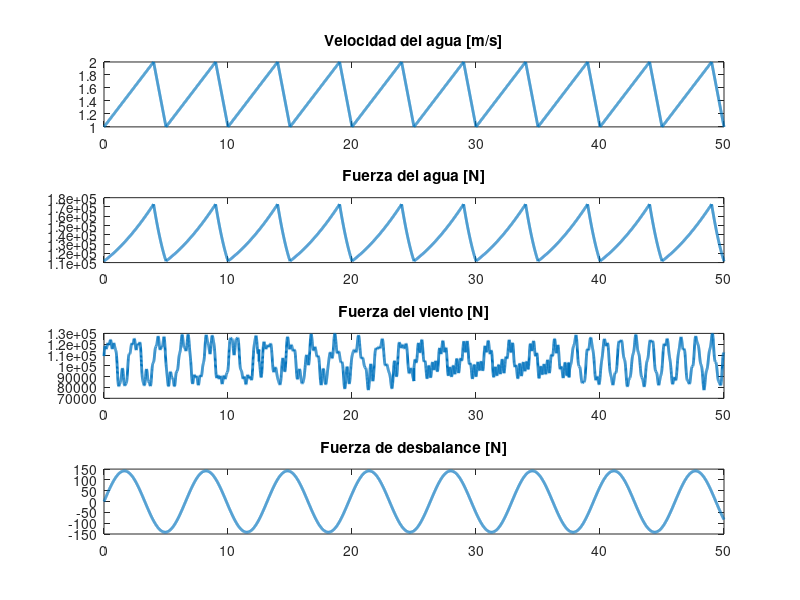
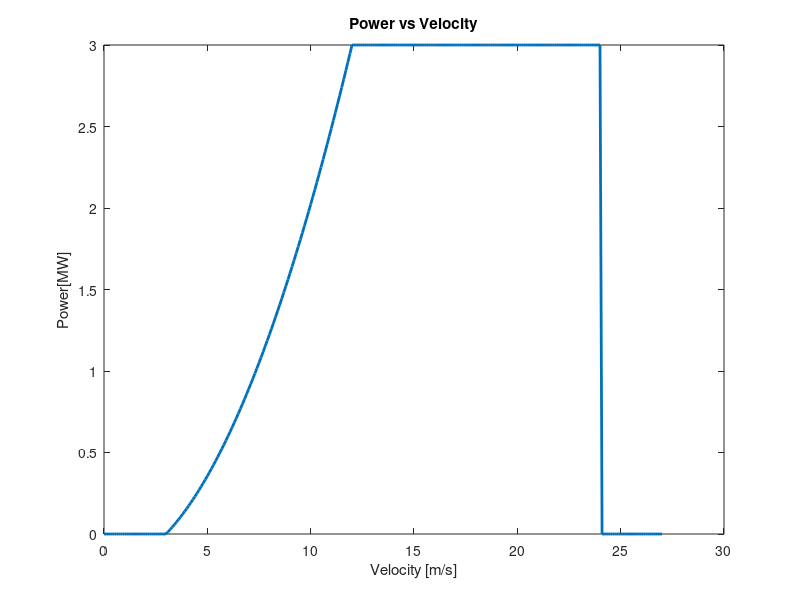
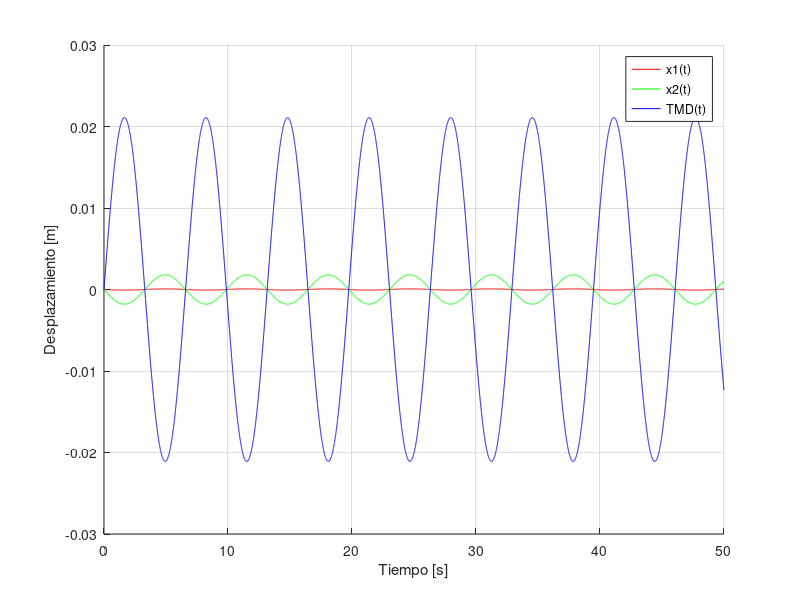
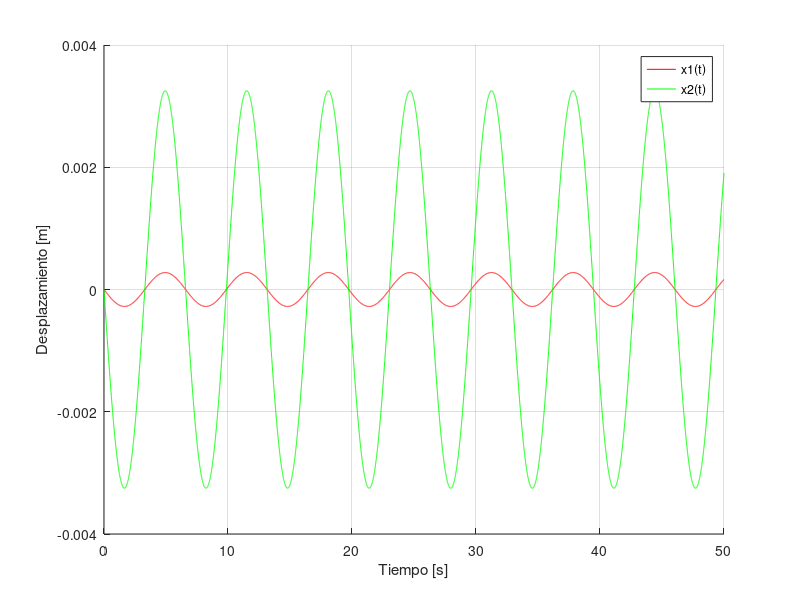

MATLAB code for these plots, in order: (Note: this script raises an error after producing the figures.)
function main_12AM;clc;close all; g = true; % graph flag

    if g; vel_power() ; end %#ok<UNRCH>

    
    dt = 0.005; % time step
    t=0:dt:50; % time vector
    

    %% DEFINO LA VELOCIDAD Y LA CARGA DEL AGUA
    FW=agua(t,g);
    
    %% DEFINO LA VELOCIDAD DEL VIENTO Y PARAMETROS DEL VIENTO
    V_viento=7.64;  %%ingresar valores m/s
    Fv = viento(t,V_viento,g);
   
    %% DEFINO PARAMETROS Y FUERZA DE DESBALANCE

    Fd = desbalance(t,V_viento,g);


    %% SOLUCIÓN DE LA ECUACIÓN DIFERENCIAL
    
    %% EJE Y CON TMD FORZADO
    [M_yc, K_yc, wn_yc, wd_yc, zitta_yc, x0_yc, dx0_yc, V_yc] = eje_ind_tmd_forzadas();
    P_Yc = Fuerza_externa_y(t,x0_yc,Fd);

    y_transitoria_c = Respuesta_Transitoria( M_yc,zitta_yc,V_yc,wn_yc, x0_yc, dx0_yc, t);
    y_permanente_2c = Fact_Magnificacion_Dinam(M_yc,K_yc,wn_yc,wd_yc,P_Yc,V_yc,t);
    % y_permanente_1c = duhamel_1(M_yc,V_yc,wn_yc,t,P_Yc,wd_yc,zitta_yc,dt);

    y_res_2c = y_transitoria_c + y_permanente_2c;
    % y_res_1c = y_transitoria_c + y_permanente_1c;

    % respuesta_1eje_tmd(t,y_res_1c,"EJE Y CON TMD 1");
    respuesta_1eje_tmd(t,y_res_2c,"EJE Y CON TMD 2");

    % fprintf('y con tmd forzada 1: %f\n', y_res_1c(2,40/dt));
    % fprintf('y con tmd forzada 2: %f\n', y_res_2c(2,40/dt));


    %% EJE Y SIN TMD FORZADO
    [M_ys, K_ys, wn_ys, wd_ys, zitta_ys, x0_ys, dx0_ys, V_ys] = eje_ind_forzadas();
    P_Ys = Fuerza_externa_y(t,x0_ys,Fd);

    y_transitoria_s = Respuesta_Transitoria( M_ys,zitta_ys,V_ys,wn_ys, x0_ys, dx0_ys, t);
    y_permanente_2s = Fact_Magnificacion_Dinam(M_ys,K_ys,wn_ys,wd_ys,P_Ys,V_ys,t);
    % y_permanente_1s = duhamel_1(M_ys,V_ys,wn_ys,t,P_Ys,wd_ys,zitta_ys,dt);

    y_res_2s = y_transitoria_s + y_permanente_2s;
    % y_res_1s = y_transitoria_s + y_permanente_1s;


    % respuesta_1eje(t,y_res_1s,"EJE Y SIN TMD 1");
    respuesta_1eje(t,y_res_2s,"EJE Y SIN TMD 2");

    % fprintf('y sin tmd forzada 1: %f\n',y_res_1s(2,40/dt));
    % fprintf('y sin tmd forzada 2: %f\n',y_res_2s(2,40/dt));

    %% EJE X CON TMD FORZADO
    [M_xc, K_xc, wn_xc, wd_xc, zitta_xc, x0_xc, dx0_xc, V_xc] = eje_ind_tmd_forzadas();
    P_Xc = Fuerza_externa_x(t,x0_xc,FW,Fv);

    x_transitoria_c = Respuesta_Transitoria( M_xc,zitta_xc,V_xc,wn_xc, x0_xc, dx0_xc, t);
    x_permanente_2c = Transformada_De_Fourier(M_xc,K_xc,t,P_Xc,dt,V_xc,wn_xc,zitta_xc);
    % x_permanente_1c = duhamel_1(M_xc,V_xc,wn_xc,t,P_Xc,wd_xc,zitta_xc,dt);

    x_res_2c = x_transitoria_c + x_permanente_2c;
    % x_res_1c = x_transitoria_c + x_permanente_1c;
    
    % respuesta_1eje_tmd(t,x_res_1c,"EJE X CON TMD 1");
    respuesta_1eje_tmd(t,x_res_2c,"EJE X CON TMD 2");

    % fprintf('x con tmd forzada 1: %f\n', x_res_1c(1,40/dt));
    % fprintf('x con tmd forzada 2: %f\n', x_res_2c(1,40/dt));

    %% EJE X SIN TMD FORZADO
    [M_xs, K_xs, wn_xs, wd_xs, zitta_xs, x0_xs, dx0_xs, V_xs] = eje_ind_forzadas();
    P_Xs = Fuerza_externa_x(t,x0_xs,FW,Fv);

    x_transitoria_s = Respuesta_Transitoria( M_xs,zitta_xs,V_xs,wn_xs, x0_xs, dx0_xs, t);
    x_permanente_2s = Transformada_De_Fourier(M_xs,K_xs,t,P_Xs,dt,V_xs,wn_xs,zitta_xs);
    % x_permanente_1s = duhamel_1(M_xs,V_xs,wn_xs,t,P_Xs,wd_xs,zitta_xs,dt);

    x_res_2s = x_transitoria_s + x_permanente_2s;
    % x_res_1s = x_transitoria_s + x_permanente_1s;

    % respuesta_1eje(t,x_res_1s,"EJE X SIN TMD 1");
    respuesta_1eje(t,x_res_2s,"EJE X SIN TMD 2");

    % fprintf('x sin tmd forzada 1: %f\n', x_res_1s(1,40/dt));
    % fprintf('x sin tmd forzada 2: %f\n', x_res_2s(1,40/dt));

    %% EJE X E Y CON TMD FORZADO
    [Mc, Kc, wnc, wdc, zittac, x0c, dx0c, Vc] = TMD_6x6();
    Pc = fuerza_externa(t,x0c,FW,Fv,Fd);

    transitoria_c = Respuesta_Transitoria( Mc,zittac,Vc,wnc, x0c, dx0c, t);
    permanente_2c = Fact_Magnificacion_Dinam(Mc,Kc,wnc,wdc,Pc,Vc,t);
    % permanente_1c = duhamel_1(Mc,Vc,wnc,t,Pc,wdc,zittac,dt);

    res_2c = transitoria_c + permanente_2c;
    % res_1c = transitoria_c + permanente_1c;

    % respuesta_tmd(t,res_1c,"EJE X E Y CON TMD 1");
    respuesta_tmd(t,res_2c,"EJE X E Y CON TMD 2");

    % fprintf('x e y con tmd forzada 1: %f\n', res_1c(1,40/dt));
    % fprintf('x e y con tmd forzada 2: %f\n', res_2c(1,40/dt));

    %% EJE X E Y SIN TMD FORZADO
    [Ms, Ks, wns, wds, zittas, x0s, dx0s, Vs] = SIN_TMD_6x6();
    Ps = fuerza_externa(t,x0s,FW,Fv,Fd);

    transitoria_s = Respuesta_Transitoria( Ms,zittas,Vs,wns, x0s, dx0s, t);
    permanente_2s = Fact_Magnificacion_Dinam(Ms,Ks,wns,wds,Ps,Vs,t);
    % permanente_1s = duhamel_1(Ms,Vs,wns,t,Ps,wds,zittas,dt);

    res_2s = transitoria_s + permanente_2s;
    % res_1s = transitoria_s + permanente_1s;

    % respuesta(t,res_1s,"EJE X E Y SIN TMD 1");
    % respuesta(t,res_2s,"EJE X E Y SIN TMD 2");

    % fprintf('x e y sin tmd forzada 1: %f\n', res_1s(1,40/dt));
    % fprintf('x e y sin tmd forzada 2: %f\n', res_2s(1,40/dt));

    t1 = 2
    t2 = 18
    fprintf('Tabla de resultados:\n');
    fprintf('----------------------------------------\n');
    Amp_TMDy = amplitud(y_res_2c(2,:),t1,t2,dt);
    Amp_SIN_TMDy = amplitud(y_res_2s(2,:),t1,t2,dt);
    fprintf('Eje Y con TMD forzada 2: %f\n', Amp_TMDy);
    fprintf('Eje Y sin TMD forzada 2: %f\n', Amp_SIN_TMDy);    
    reduction_percentage = (Amp_TMDy / Amp_SIN_TMDy) * 100;
    fprintf('Porcentaje de reducción al aplicar el TMD: %.2f%%\n', reduction_percentage);
    fprintf('----------------------------------------\n');

    Amp_TMDx = amplitud((x_res_2c(2,:)),t1,t2,dt);
    Amp_SIN_TMDx = amplitud(x_res_2s(2,:),t1,t2,dt);
    fprintf('Eje X con TMD forzada 2: %f\n', Amp_TMDx);
    fprintf('Eje X sin TMD forzada 2: %f\n', Amp_SIN_TMDx);
    reduction_percentage = (Amp_TMDx / Amp_SIN_TMDx) * 100;
    fprintf('Porcentaje de reducción al aplicar el TMD: %.2f%%\n', reduction_percentage);
    fprintf('----------------------------------------\n');

    t1 = 30
    t2 = 50
    fprintf('Tabla de resultados:\n');
    fprintf('----------------------------------------\n');
    Amp_TMDy = amplitud(y_res_2c(2,:),t1,t2,dt);
    Amp_SIN_TMDy = amplitud(y_res_2s(2,:),t1,t2,dt);
    fprintf('Eje Y con TMD forzada 2: %f\n', Amp_TMDy);
    fprintf('Eje Y sin TMD forzada 2: %f\n', Amp_SIN_TMDy);    
    reduction_percentage = (Amp_TMDy / Amp_SIN_TMDy) * 100;
    fprintf('Porcentaje de reducción al aplicar el TMD: %.2f%%\n', reduction_percentage);
    fprintf('----------------------------------------\n');

    Amp_TMDx = amplitud((x_res_2c(2,:)),t1,t2,dt);
    Amp_SIN_TMDx = amplitud(x_res_2s(2,:),t1,t2,dt);
    fprintf('Eje X con TMD forzada 2: %f\n', Amp_TMDx);
    fprintf('Eje X sin TMD forzada 2: %f\n', Amp_SIN_TMDx);
    reduction_percentage = (Amp_TMDx / Amp_SIN_TMDx) * 100;
    fprintf('Porcentaje de reducción al aplicar el TMD: %.2f%%\n', reduction_percentage);
    fprintf('----------------------------------------\n');
    % % fprintf('Eje X e Y con TMD forzada 1: %f\n', res_1c(4,40/dt));
    % fprintf('Eje X e Y con TMD forzada 2: %f\n', res_2c(4,40/dt));
    % % % fprintf('Eje X e Y sin TMD forzada 1: %f\n', res_1s(4,40/dt));
    % fprintf('Eje X e Y sin TMD forzada 2: %f\n', res_2s(4,40/dt));
    % reduction_percentage_x4 = (res_2c(4,40/dt) / res_2s(4,40/dt)) * 100;
    % fprintf('Porcentaje de reducción al aplicar el TMD Viento Agua: %.2f%%\n', reduction_percentage_x4);
    % reduction_percentage_x3 = (res_2c(3,40/dt) / res_2s(3,40/dt)) * 100;
    % fprintf('Porcentaje de reducción al aplicar el TMD Desbalance: %.2f%%\n', reduction_percentage_x3);
    % fprintf('----------------------------------------\n');

    figure('Name', 'EJE x con TMD vs EJE x sin TMD');
    hold on;
    % plot(t,(x_res_2c(2,:)*0.6+(-mean(x_res_2c(2,:)*0.6)+mean(x_res_2s(2,:)))),"r");
    plot(t,x_res_2c(2,:),"r");
    plot(t,x_res_2s(2,:),"g");
    hold off;
    ylabel("Desplazamiento [m]");
    xlabel("Tiempo [s]");
    legend("CON TMD","SIN TMD");
    grid on;
    figure('Name', 'EJE Y con TMD vs EJE Y sin TMD');
    hold on;
    plot(t,y_res_2c(2,:),"r");
    plot(t,y_res_2s(2,:),"g");
    hold off;
    ylabel("Desplazamiento [m]");
    xlabel("Tiempo [s]");
    legend("CON TMD","SIN TMD");
    grid on;

end

function vel_power %#ok<DEFNU> % Power vs Velocity
    vel = 0:0.1:27; % velocity vector
    power = zeros(1, length(vel)); % power vector
    v_cin = 3;
    v_rat = 12;
    v_cou = 24;
    p_r = 3;

    q =  p_r*((vel.^2-v_cin^2)/(v_rat^2-v_cin^2));
    
    % set power values based on velocity
    power(vel <= v_cin) = 0;
    power(vel > v_cin & vel <= v_rat) = q(vel > v_cin & vel <= v_rat);
    power(vel > v_rat & vel <= v_cou) = p_r;
    power(vel > v_cou) = 0;
    
    % plot power vs velocity
    figure(2);
    plot(vel, power, 'LineWidth', 2);
    xlabel('Velocity [m/s]');
    ylabel('Power[MW]');
    % legend('Power vs Velocity');
    title('Power vs Velocity');
end

function FW=agua(t,graph) %% Función que devuelve la velocidad y la fuerza del agua en función del tiempo	
    %% DEFINO LA VELOCIDAD Y LA CARGA DEL AGUA

    Twa = 5; %% Periodo del oleaje
    VAmax = 2; %% Velocidad máxima del agua
    Cd = 0.7; %% Coeficiente de arrastre
    RoW = 1000; %% Densidad del agua
    Ainmersa = 14 * 4.176; %% Área a considerar, h sobre agua 14m y diametro 4.176m

    VAt = zeros(1, length(t)); %% Vector agua
    for i = 1:length(t)

        tmod = mod(t(i), Twa); % llevo el valor sub i de t a un valor dentro del periodo (entre 0 y Tp)
        VAt(i) = (tmod >= 0) .* (tmod <= Twa * 4 / 5) .* (((VAmax / 2) / (Twa * 4 / 5)) * tmod + VAmax / 2) + (tmod > Twa * 4 / 5) .* (tmod <= Twa) .* (-VAmax / 2 * tmod + 6);
    end


    FW = (0.5 * RoW * Cd * Ainmersa .* VAt.^2 + 91120);
    

    if graph
        figure(1);
        subplot(4,1,1)
        plot(t,VAt,'LineWidth',2)
        title('Velocidad del agua [m/s]')

        subplot(4,1,2)
        plot(t,FW,'LineWidth',2)
        title('Fuerza del agua [N]')
    end
end

function Fviento=viento(t,V_viento,graph) %% Función que devuelve la fuerza del viento en función del tiempo
    
    % Agregar el calculo de la fuerza del viento en función del viento
    % frecviento=1;
    % Aviento=2000;
    % for i=1:length(t)
    %    Fviento(i,1)=(100000);%+Aviento*sin(2*pi*frecviento*t(i))).*(1-exp(-t(i)/5));
    % end
    Cd=0.7;
    P_aire=1.203;
    D=4.176;
    A_mastil=(84-14)*D;
    V_viento=7.64;  %%ingresar valores m/s
    
    Fv_mastil=(1/2)*Cd*P_aire*A_mastil*V_viento^2;
    
    Fv_aspas=(1/2)*Cd*P_aire*(0.4*pi*56^2)*V_viento^2;
    
    Avientob=Fv_mastil + Fv_aspas;


    Aviento=20000;
    % Avientob=100000;
    frecViento=0.5;

    %Fviento = 100000 * ones(1, length(t));

    %Agrego variacion al viento
    for i=1:2500
        Fviento(i)=Avientob+Aviento*sin(2*pi*frecViento*t(i))+Aviento/3*sin(3*2*pi*frecViento*t(i))+Aviento/4*cos(4.1*2*pi*frecViento*t(i))+Aviento/8.2*sin(8.34*2*pi*frecViento*t(i)); %#ok<AGROW>
    end
    for i=2501:5000
        Fviento(i)=Avientob+Aviento/1.2*sin(1.1*2*pi*frecViento*t(i))+Aviento/3.23*sin(4.21*2*pi*frecViento*t(i))+Aviento/5.23*cos(6.23*2*pi*frecViento*t(i))+Aviento/8.26*sin(5.32*2*pi*frecViento*t(i));
    end
    for i=5001:7500
        Fviento(i)=Avientob+Aviento/1.77*cos(1.1*2*pi*frecViento*t(i))+Aviento/3.91*sin(2.21*2*pi*frecViento*t(i))+Aviento/3.678*cos(7.1*2*pi*frecViento*t(i))+Aviento/9.4*sin(4.375*2*pi*frecViento*t(i));
    end
    for i=7501:10001
        Fviento(i)=Avientob+Aviento/0.992*cos(1.632*2*pi*frecViento*t(i))+Aviento/5.13*sin(4.581*2*pi*frecViento*t(i))+Aviento/6.8*sin(7.1*2*pi*frecViento*t(i))+Aviento/9.4*sin(4.65*2*pi*frecViento*t(i));
    end

    if graph
        figure(1);
        subplot(4,1,3)
        plot(t,Fviento,'LineWidth',2)
        title('Fuerza del viento [N]')
    end
end

function Fdesb=desbalance(t,V_viento,graph) %% Función que devuelve la fuerza de desbalance en función del tiempo

    R = 56;
    Uper=155.7;
    TSR=7;
    wRotor=(TSR/R)*V_viento;
    F0Desbalance=Uper*wRotor^2;
    Fdesb=F0Desbalance.*sin(wRotor*t);

    if graph
        figure(1);
        subplot(4,1,4)
        plot(t,Fdesb,'LineWidth',2)
        title('Fuerza de desbalance [N]')
    end

end

function P=fuerza_externa(t,x0,Fa,Fv,Fd) %% Función que devuelve la fuerza externa en función del tiempo
    % fv_ar = 100000*sin(8.3180*t);

    P=zeros(length(x0),length(t)); % fuerza externa en el tiempo
    P(1,:) = 0; 
    P(2,:) = Fa;
    P(3,:) = Fd;
    P(4,:) = Fv;


end

function Py=Fuerza_externa_y(t,x0,Fd) %% Función que devuelve la fuerza externa en función del tiempo
    Py=zeros(length(x0),length(t)); % fuerza externa en el tiempo
    Py(2,:) = Fd; 
end

function Px=Fuerza_externa_x(t,x0,Fa,Fv) %% Función que devuelve la fuerza externa en función del tiempo
    Px=zeros(length(x0),length(t)); % fuerza externa en el tiempo
    Px(1,:) = Fa;
    Px(2,:) = Fv;
end

function xt = duhamel_2(M,V,w, t,P,wd,zita,dt,x0,v0 )
    % ----------------- MATRICES MODALES -----------------------------
    M_modal = V' * M * V;
    % K_modal = V' * K * V;
    F_modal = V' * P;
    y0 = V' * M * x0;
    vy0 = V' * M * v0;

    yc = zeros(length(w), length(t));
    ys = zeros(length(w), length(t));
    A = zeros(length(w), length(t));
    B = zeros(length(w), length(t));
    X = zeros(length(w), length(t));
    yt = zeros(length(w), length(t));

    for i = 1:length(t)
        for n = 1:length(w)
            yc(n, i) = F_modal(n, i)*cos(wd(n)*t(i));
            ys(n, i) = F_modal(n, i)*sin(wd(n)*t(i));
            if i == 1
                A(n, i) = 0;
                B(n, i) = 0;
            else 
                A(n, i) = A(n, i-1)*exp(-zita(n)*w(n)*dt)+dt/(2*M_modal(n, n)*wd(n))*(yc(n, i-1)*exp(-zita(n)*w(n)*dt)+yc(n, i));
                B(n, i) = B(n, i-1)*exp(-zita(n)*w(n)*dt)+dt/(2*M_modal(n, n)*wd(n))*(ys(n, i-1)*exp(-zita(n)*w(n)*dt)+ys(n, i));
            end
            X(n, i) = A(n, i)*sin(wd(n)*t(i)) - B(n, i)*cos(wd(n)*t(i));
            yt(n, i) = exp(-zita(n) * w(n) * t(i)) * ...
                    (cos(wd(n)* t(i)) + zita(n)/sqrt(1 - zita(n)^2)*sin(wd(n)*t(i)))*y0(n) + ...
                    (1/wd(n)*exp(-zita(n)*w(n)* t(i))*sin(wd(n)*t(i)))*vy0(n) + X(n, i);
        end
    end

    % Paso de coordenadas modales a geometricas
    xt = V * yt .*10;
    
end

function X = duhamel_1(M,V,wn, t,P,wd,zitta,dt )
    % ----------------- MATRICES MODALES -----------------------------

    Mmodal = round(V' * M * V);
    Fmodal = V' * P;

    Y = zeros(length(wn), length(t));
    for i = 1:length(wn)
        for j = 1:length(t)
            integral_value = 0;
            for k = 1:j
                h = (1/Mmodal(i,i)) * exp(-zitta(i) * wn(i) * (t(j) - t(k))) * sin(wd(i) * (t(j) - t(k)));
                integral_value = integral_value + h * Fmodal(i,k) * dt;
            end
            Y(i,j) = integral_value;
        end
    end

    
    %Ahora paso de coordenadas modales a geométricas
    X = V * Y ;
    
end

function X = Fact_Magnificacion_Dinam(M,K,wn,wd,P,X,t)
    % Transformar fuerzas a coordenadas modales
    Mmodal=round(X'*M*X); %M modal
    Kmodal=round(X'*K*X); %K modal
    Fmodal = X' * P;

    % Respuesta permanente modal
    Y_perm = zeros(length(wn), length(t));
    for i = 1:length(wn)
        for j = 1:length(t)
            Y_perm(i,j) = (1/(Kmodal(i,i) - Mmodal(i,i) * wd(i)^2)) * Fmodal(i,j);
        end
    end

    % Paso de coordenadas modales a geométricas
    X = X * Y_perm;

end

function X = Transformada_De_Fourier(M,K,t,P,dt,V,wn,z)

    Mmodal = round(V' * M * V); % M modal
    Kmodal = round(V' * K * V); % K modal
    Cmodal = 2*z.*wn.*eye(size(Mmodal)); % C modal

    % Transformar fuerzas a coordenadas modales
    Fmodal = V' * P;

    % Frecuencias de Fourier
    omega = 2 * pi * (0:(length(t)-1)) / (length(t) * dt);

    % Función de transferencia H(iw)
    H = zeros(size(Mmodal, 1), length(omega));
    for i = 1:length(omega)
        H(:, i) = diag(((-omega(i)^2 * Mmodal + 1i * omega(i) * Cmodal + Kmodal) \ eye(size(Mmodal))));
    end

    % Respuesta en frecuencia
    Y_freq = H .* fft(Fmodal, [], 2);

    % Transformar de vuelta al dominio del tiempo
    Y_perm = ifft(Y_freq, [], 2, 'symmetric');

    % Transformar respuesta permanente a coordenadas físicas
    X = V * Y_perm;

end

function x = Respuesta_Transitoria( M,zitta,V,wn, x0, dx0, t)

    % Paso de coordenadas del espacio fisico al espacio modal
    y0 = V'*M*x0; % desplazamiento inicial en el espacio modal
    dy0 = V'*M*dx0; % velocidad inicial en el espacio modal
    
    % C_modal = V'*C*V; % matriz de amortiguamiento modal [kips.sec/in]

    % zitta = diag(C_modal)./(2*wn); % relacion de amortiguamiento

    wd = wn.*sqrt(1-zitta.^2); % Frecuencia de amortiguamiento [rad/s]
    e = exp(1); 

    Y = zeros(length(wn),length(t)); % desplazamiento en el espacio modal

    for i = 1:length(wn)

        % Primer termino de la solucion homogenea
        Y(i,:) = e.^(-zitta(i)*wn(i)*t).*(cos(wd(i)*t)+zitta(i)/sqrt(1-zitta(i)^2)*sin(wd(i)*t)).*y0(i);
        % Segundo termino de la solucion homogenea
        Y(i,:) = Y(i,:) + e.^(-zitta(i)*wn(i)*t).*(sin(wd(i)*t)).*(dy0(i)/(wd(i)));
    end

    % Paso de coordenadas del espacio modal al espacio fisico
    x = V*Y; % desplazamiento en el espacio fisico

end

function respuesta(t,X,titulo)
    % Mostramos la respuesta en el tiempo
    figure('Name', titulo);
    hold on;
    plot(t,X(1,:),"b");
    plot(t,X(2,:),"r");
    plot(t,X(3,:),"g");
    plot(t,X(4,:),"k");
    hold off;
    ylabel("Desplazamiento [m]");
    xlabel("Tiempo [s]");
    legend("x1(t)","x2(t)","x3(t)","x4(t)");
    grid on;
    
end

function respuesta_tmd(t,X,titulo)
    % Mostramos la respuesta en el tiempo
    figure('Name', titulo);
    hold on;
    plot(t,X(1,:),"b");
    plot(t,X(2,:),"r");
    plot(t,X(3,:),"g");
    plot(t,X(4,:),"k");
    plot(t,X(5,:),"m--");
    plot(t,X(6,:),"c--");
    hold off;
    ylabel("Desplazamiento [m]");
    xlabel("Tiempo [s]");
    legend("x1(t)","x2(t)","x3(t)","x4(t)", "tmdx(t)", "tmdy(t)");
    grid on;
    
end

function respuesta_1eje_tmd(t,X,titulo)
    % Mostramos la respuesta en el tiempo
    figure('Name', titulo);
    hold on;
    plot(t,X(1,:),"r");
    plot(t,X(2,:),"g");
    plot(t,X(3,:),"b");
    hold off;
    ylabel("Desplazamiento [m]");
    xlabel("Tiempo [s]");
    legend("x1(t)","x2(t)","TMD(t)");
    grid on;
    
end

function respuesta_1eje(t,X,titulo)
    % Mostramos la respuesta en el tiempo
    figure('Name', titulo);
    hold on;
    plot(t,X(1,:),"r");
    plot(t,X(2,:),"g");
    hold off;
    ylabel("Desplazamiento [m]");
    xlabel("Tiempo [s]");
    legend("x1(t)","x2(t)");
    grid on;
    
end

function [M,K,wn,wd,z,xINI,dxINI,V]=eje_ind_tmd_forzadas()
    %% DEFINICIÓN DE PARÁMETROS DEL SISTEMA
    %% DEFINICIÓN DE PARÁMETROS DEL SISTEMA
    m1=62000; %% Masa 1
    m2=93000; %% Masa 2
    m3=0.03*(m1+m2); %% Masa TMD

    z=[0.015;0.015;0.05];

    k1=2e8; %% Rigidez 1
    k2=9e6; %% Rigidez 2
    k3=(9.4)^2*m3; %% Rigidez 3

    M= [m1 0 0;
        0 m2 0;
        0 0 m3]; %% Matriz de masa

    K=[k1+k2 -k2 0;
        -k2   k2 -k3;
        0 -k3 k3]; %% Matriz de Rigidez

    xINI=[0;0;0];
    dxINI=[0;0;0];

    %% ENCUENTRO AUTOVECTORES Y AUTOVALORES
    [V,lambda]=eig(K,M); %el X que me larga ya esta normalizado de modo q X'*m*X=I

    wn=diag(sqrt(lambda));
    wd=wn.*sqrt(1-z.^2);

end

function [M,K,wn,wd,z,xINI,dxINI,V]=eje_ind_forzadas()
    %% DEFINICIÓN DE PARÁMETROS DEL SISTEMA
    %% DEFINICIÓN DE PARÁMETROS DEL SISTEMA
    m1=62000; %% Masa 1
    m2=93000; %% Masa 2
    %m3=0.05*(m1+m2); %% Masa TMD

    z=[0.015;0.015];

    k1=2e8; %% Rigidez 1
    k2=9e6; %% Rigidez 2
    %k3=(20)^2*m3; %% Rigidez 3

    M= [m1 0;
        0 m2]; %% Matriz de masa

    K=[k1+k2 -k2;
        -k2   k2]; %% Matriz de Rigidez


    xINI=[0;0];
    dxINI=[0;0];

    %% ENCUENTRO AUTOVECTORES Y AUTOVALORES
    [V,lambda]=eig(K,M); %el X que me larga ya esta normalizado de modo q X'*m*X=I

    wn=diag(sqrt(lambda));
    wd=wn.*sqrt(1-z.^2);

end

function [M,K,wn,wd,zitta,x0,dx0,V]=TMD_6x6()
    %% DEFINICIÓN DE PARÁMETROS DEL SISTEMA
    m1=62000; %% Masa 1
    m2=93000; %% Masa 2
    
    zitta=[0.015;0.015;0.015;0.015;0.01;0.01];
    
    k1=2e8; %% Rigidez 1
    k2=9e6; %% Rigidez 2
    
    wdamp=8.3180;
    mdamp=0.05*(m1+m2);
    k3=(wdamp^2)/mdamp;
    
    M=transpose([m1,m1,m2,m2,mdamp,mdamp]).*eye(6);
    
    K=[k1+k2 0 -k2 0 0 0;
        0 k1+k2 0 -k2 0 0;
        -k2 0 k2+k3 0 -k3 0;
         0 -k2  0 k2+k3 0 -k3;
         0 0 -k3 0 k3 0;
         0 0 0 -k3 0 k3];%% Matriz de Rigidez

    x0 = [ 0 ; 0 ; 0 ; 0 ; 0 ; 0 ]; % desplazamiento inicial [m]
    dx0 = [ 0; 0 ; 0 ; 0 ; 0 ; 0 ]; % velocidad inicial [m/s]
    
    
    %% ENCUENTRO AUTOVECTORES Y AUTOVALORES
    [V,lambda]=eig(K,M); %el X que me larga ya esta normalizado de modo q X'*m*X=I
    
    wn=diag(sqrt(lambda)); %wn es un vector con las frecuencias naturales
    wd=wn.*sqrt(1-zitta.^2); %wd es un vector con las frecuencias de amortiguamiento

end

function [M,K,wn,wd,zitta,x0,dx0,V]=SIN_TMD_6x6()
    %% DEFINICIÓN DE PARÁMETROS DEL SISTEMA
    m1=62000; %% Masa 1
    m2=93000; %% Masa 2
    
    z=0.015; zitta = [z z z z]; % relacion de amortiguamiento
    x0 = [ 0 ; 0 ; 0 ; 0 ]; % desplazamiento inicial [m]
    dx0 = [ 0; 0 ; 0 ; 0 ]; % velocidad inicial [m/s]
    
    k1=2e8; %% Rigidez 1
    k2=9e6; %% Rigidez 2
    
    M=[m1 0 0 0;
        0 m1 0 0;
        0 0 m2 0;
        0 0 0 m2]; %% Matriz de masa
    
    K=[k1+k2 0 -k2 0;
        0 k1+k2 0 -k2;
        -k2 0   k2 0;
         0 -k2  0 k2]; %% Matriz de Rigidez
   
    
    %% ENCUENTRO AUTOVECTORES Y AUTOVALORES
    [V,lambda]=eig(K,M); %el X que me larga ya esta normalizado de modo q X'*m*X=I
    
    wn=diag(sqrt(lambda)); %wn es un vector con las frecuencias naturales
    wd=wn.*sqrt(1-z.^2); %wd es un vector con las frecuencias de amortiguamiento

end

function A = amplitud(x,t1,t2,dt)
    A = max((x(t1/dt:t2/dt)));
end